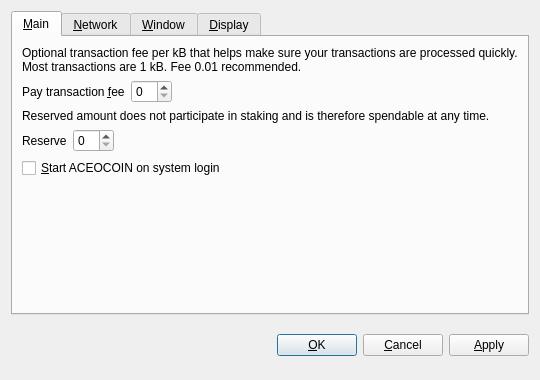
<?xml version="1.0" encoding="UTF-8"?>
<ui version="4.0">
 <class>OptionsDialog</class>
 <widget class="QDialog" name="OptionsDialog">
  <property name="geometry">
   <rect>
    <x>0</x>
    <y>0</y>
    <width>540</width>
    <height>380</height>
   </rect>
  </property>
  <property name="windowTitle">
   <string>Options</string>
  </property>
  <property name="modal">
   <bool>true</bool>
  </property>
  <layout class="QVBoxLayout" name="verticalLayout">
   <item>
    <widget class="QTabWidget" name="tabWidget">
     <property name="tabPosition">
      <enum>QTabWidget::North</enum>
     </property>
     <property name="currentIndex">
      <number>0</number>
     </property>
     <widget class="QWidget" name="tabMain">
      <attribute name="title">
       <string>&amp;Main</string>
      </attribute>
      <layout class="QVBoxLayout" name="verticalLayout_Main">
       <item>
        <widget class="QLabel" name="transactionFeeInfoLabel">
         <property name="text">
          <string>Optional transaction fee per kB that helps make sure your transactions are processed quickly. Most transactions are 1 kB. Fee 0.01 recommended.</string>
         </property>
         <property name="textFormat">
          <enum>Qt::PlainText</enum>
         </property>
         <property name="wordWrap">
          <bool>true</bool>
         </property>
        </widget>
       </item>
       <item>
        <layout class="QHBoxLayout" name="horizontalLayoutFee">
         <item>
          <widget class="QLabel" name="transactionFeeLabel">
           <property name="text">
            <string>Pay transaction &amp;fee</string>
           </property>
           <property name="textFormat">
            <enum>Qt::PlainText</enum>
           </property>
           <property name="buddy">
            <cstring>transactionFee</cstring>
           </property>
          </widget>
         </item>
         <item>
          <widget class="BitcoinAmountField" name="transactionFee"/>
         </item>
         <item>
          <spacer name="horizontalSpacerFee">
           <property name="orientation">
            <enum>Qt::Horizontal</enum>
           </property>
           <property name="sizeHint" stdset="0">
            <size>
             <width>40</width>
             <height>20</height>
            </size>
           </property>
          </spacer>
         </item>
        </layout>
       </item>
       <item>
        <widget class="QLabel" name="reserveBalanceInfoLabel">
         <property name="text">
          <string>Reserved amount does not participate in staking and is therefore spendable at any time.</string>
         </property>
         <property name="textFormat">
          <enum>Qt::PlainText</enum>
         </property>
         <property name="wordWrap">
          <bool>true</bool>
         </property>
        </widget>
       </item>
       <item>
        <layout class="QHBoxLayout" name="horizontalLayoutReserveBalance">
         <item>
          <widget class="QLabel" name="reserveBalanceLabel">
           <property name="text">
            <string>Reserve</string>
           </property>
           <property name="textFormat">
            <enum>Qt::PlainText</enum>
           </property>
           <property name="buddy">
            <cstring>reserveBalance</cstring>
           </property>
          </widget>
         </item>
         <item>
          <widget class="BitcoinAmountField" name="reserveBalance"/>
         </item>
         <item>
          <spacer name="horizontalSpacerReserveBalance">
           <property name="orientation">
            <enum>Qt::Horizontal</enum>
           </property>
           <property name="sizeHint" stdset="0">
            <size>
             <width>40</width>
             <height>20</height>
            </size>
           </property>
          </spacer>
         </item>
        </layout>
       </item>
       <item>
        <widget class="QCheckBox" name="bitcoinAtStartup">
         <property name="toolTip">
          <string>Automatically start ACEOCOIN after logging in to the system.</string>
         </property>
         <property name="text">
          <string>&amp;Start ACEOCOIN on system login</string>
         </property>
        </widget>
       </item>
       <item>
        <spacer name="verticalSpacer_Main">
         <property name="orientation">
          <enum>Qt::Vertical</enum>
         </property>
         <property name="sizeHint" stdset="0">
          <size>
           <width>20</width>
           <height>40</height>
          </size>
         </property>
        </spacer>
       </item>
      </layout>
     </widget>
     <widget class="QWidget" name="tabNetwork">
      <attribute name="title">
       <string>&amp;Network</string>
      </attribute>
      <layout class="QVBoxLayout" name="verticalLayout_Network">
       <item>
        <widget class="QCheckBox" name="mapPortUpnp">
         <property name="toolTip">
          <string>Automatically open the ACEOCOIN client port on the router. This only works when your router supports UPnP and it is enabled.</string>
         </property>
         <property name="text">
          <string>Map port using &amp;UPnP</string>
         </property>
        </widget>
       </item>
       <item>
        <widget class="QCheckBox" name="connectSocks">
         <property name="toolTip">
          <string>Connect to the ACEOCOIN network through a SOCKS proxy (e.g. when connecting through Tor).</string>
         </property>
         <property name="text">
          <string>&amp;Connect through SOCKS proxy:</string>
         </property>
        </widget>
       </item>
       <item>
        <layout class="QHBoxLayout" name="horizontalLayout_Network">
         <item>
          <widget class="QLabel" name="proxyIpLabel">
           <property name="text">
            <string>Proxy &amp;IP:</string>
           </property>
           <property name="textFormat">
            <enum>Qt::PlainText</enum>
           </property>
           <property name="buddy">
            <cstring>proxyIp</cstring>
           </property>
          </widget>
         </item>
         <item>
          <widget class="QValidatedLineEdit" name="proxyIp">
           <property name="maximumSize">
            <size>
             <width>140</width>
             <height>16777215</height>
            </size>
           </property>
           <property name="toolTip">
            <string>IP address of the proxy (e.g. 127.0.0.1)</string>
           </property>
          </widget>
         </item>
         <item>
          <widget class="QLabel" name="proxyPortLabel">
           <property name="text">
            <string>&amp;Port:</string>
           </property>
           <property name="textFormat">
            <enum>Qt::PlainText</enum>
           </property>
           <property name="buddy">
            <cstring>proxyPort</cstring>
           </property>
          </widget>
         </item>
         <item>
          <widget class="QLineEdit" name="proxyPort">
           <property name="maximumSize">
            <size>
             <width>55</width>
             <height>16777215</height>
            </size>
           </property>
           <property name="toolTip">
            <string>Port of the proxy (e.g. 9050)</string>
           </property>
          </widget>
         </item>
         <item>
          <widget class="QLabel" name="socksVersionLabel">
           <property name="text">
            <string>SOCKS &amp;Version:</string>
           </property>
           <property name="textFormat">
            <enum>Qt::PlainText</enum>
           </property>
           <property name="buddy">
            <cstring>socksVersion</cstring>
           </property>
          </widget>
         </item>
         <item>
          <widget class="QValueComboBox" name="socksVersion">
           <property name="toolTip">
            <string>SOCKS version of the proxy (e.g. 5)</string>
           </property>
          </widget>
         </item>
         <item>
          <spacer name="horizontalSpacer_Network">
           <property name="orientation">
            <enum>Qt::Horizontal</enum>
           </property>
           <property name="sizeHint" stdset="0">
            <size>
             <width>40</width>
             <height>20</height>
            </size>
           </property>
          </spacer>
         </item>
        </layout>
       </item>
       <item>
        <spacer name="verticalSpacer_Network">
         <property name="orientation">
          <enum>Qt::Vertical</enum>
         </property>
         <property name="sizeHint" stdset="0">
          <size>
           <width>20</width>
           <height>40</height>
          </size>
         </property>
        </spacer>
       </item>
      </layout>
     </widget>
     <widget class="QWidget" name="tabWindow">
      <attribute name="title">
       <string>&amp;Window</string>
      </attribute>
      <layout class="QVBoxLayout" name="verticalLayout_Window">
       <item>
        <widget class="QCheckBox" name="minimizeToTray">
         <property name="toolTip">
          <string>Show only a tray icon after minimizing the window.</string>
         </property>
         <property name="text">
          <string>&amp;Minimize to the tray instead of the taskbar</string>
         </property>
        </widget>
       </item>
       <item>
        <widget class="QCheckBox" name="minimizeOnClose">
         <property name="toolTip">
          <string>Minimize instead of exit the application when the window is closed. When this option is enabled, the application will be closed only after selecting Quit in the menu.</string>
         </property>
         <property name="text">
          <string>M&amp;inimize on close</string>
         </property>
        </widget>
       </item>
       <item>
        <spacer name="verticalSpacer_Window">
         <property name="orientation">
          <enum>Qt::Vertical</enum>
         </property>
         <property name="sizeHint" stdset="0">
          <size>
           <width>20</width>
           <height>40</height>
          </size>
         </property>
        </spacer>
       </item>
      </layout>
     </widget>
     <widget class="QWidget" name="tabDisplay">
      <attribute name="title">
       <string>&amp;Display</string>
      </attribute>
      <layout class="QVBoxLayout" name="verticalLayout_Display">
       <item>
        <layout class="QHBoxLayout" name="horizontalLayout_1_Display">
         <item>
          <widget class="QLabel" name="langLabel">
           <property name="text">
            <string>User Interface &amp;language:</string>
           </property>
           <property name="textFormat">
            <enum>Qt::PlainText</enum>
           </property>
           <property name="buddy">
            <cstring>lang</cstring>
           </property>
          </widget>
         </item>
         <item>
          <widget class="QValueComboBox" name="lang">
           <property name="toolTip">
            <string>The user interface language can be set here. This setting will take effect after restarting ACEOCOIN.</string>
           </property>
          </widget>
         </item>
        </layout>
       </item>
       <item>
        <layout class="QHBoxLayout" name="horizontalLayout_2_Display">
         <item>
          <widget class="QLabel" name="unitLabel">
           <property name="text">
            <string>&amp;Unit to show amounts in:</string>
           </property>
           <property name="textFormat">
            <enum>Qt::PlainText</enum>
           </property>
           <property name="buddy">
            <cstring>unit</cstring>
           </property>
          </widget>
         </item>
         <item>
          <widget class="QValueComboBox" name="unit">
           <property name="toolTip">
            <string>Choose the default subdivision unit to show in the interface and when sending coins.</string>
           </property>
          </widget>
         </item>
        </layout>
       </item>
       <item>
        <widget class="QCheckBox" name="displayAddresses">
         <property name="toolTip">
          <string>Whether to show ACEOCOIN addresses in the transaction list or not.</string>
         </property>
         <property name="text">
          <string>&amp;Display addresses in transaction list</string>
         </property>
        </widget>
       </item>
       <item>
        <widget class="QCheckBox" name="coinControlFeatures">
         <property name="toolTip">
          <string>Whether to show coin control features or not.</string>
         </property>
         <property name="text">
          <string>Display coin &amp;control features (experts only!)</string>
         </property>
        </widget>
       </item>
       <item>
        <spacer name="verticalSpacer_Display">
         <property name="orientation">
          <enum>Qt::Vertical</enum>
         </property>
         <property name="sizeHint" stdset="0">
          <size>
           <width>20</width>
           <height>40</height>
          </size>
         </property>
        </spacer>
       </item>
      </layout>
     </widget>
    </widget>
   </item>
   <item>
    <layout class="QHBoxLayout" name="horizontalLayout_Buttons">
     <item>
      <spacer name="horizontalSpacer_1">
       <property name="orientation">
        <enum>Qt::Horizontal</enum>
       </property>
       <property name="sizeHint" stdset="0">
        <size>
         <width>40</width>
         <height>48</height>
        </size>
       </property>
      </spacer>
     </item>
     <item>
      <widget class="QLabel" name="statusLabel">
       <property name="font">
        <font>
         <weight>75</weight>
         <bold>true</bold>
        </font>
       </property>
       <property name="text">
        <string/>
       </property>
       <property name="textFormat">
        <enum>Qt::PlainText</enum>
       </property>
       <property name="wordWrap">
        <bool>true</bool>
       </property>
      </widget>
     </item>
     <item>
      <spacer name="horizontalSpacer_2">
       <property name="orientation">
        <enum>Qt::Horizontal</enum>
       </property>
       <property name="sizeHint" stdset="0">
        <size>
         <width>40</width>
         <height>48</height>
        </size>
       </property>
      </spacer>
     </item>
     <item>
      <widget class="QPushButton" name="okButton">
       <property name="text">
        <string>&amp;OK</string>
       </property>
      </widget>
     </item>
     <item>
      <widget class="QPushButton" name="cancelButton">
       <property name="text">
        <string>&amp;Cancel</string>
       </property>
       <property name="autoDefault">
        <bool>false</bool>
       </property>
      </widget>
     </item>
     <item>
      <widget class="QPushButton" name="applyButton">
       <property name="text">
        <string>&amp;Apply</string>
       </property>
       <property name="autoDefault">
        <bool>false</bool>
       </property>
      </widget>
     </item>
    </layout>
   </item>
  </layout>
 </widget>
 <customwidgets>
  <customwidget>
   <class>BitcoinAmountField</class>
   <extends>QSpinBox</extends>
   <header>bitcoinamountfield.h</header>
  </customwidget>
  <customwidget>
   <class>QValueComboBox</class>
   <extends>QComboBox</extends>
   <header>qvaluecombobox.h</header>
  </customwidget>
  <customwidget>
   <class>QValidatedLineEdit</class>
   <extends>QLineEdit</extends>
   <header>qvalidatedlineedit.h</header>
  </customwidget>
 </customwidgets>
 <resources/>
 <connections/>
</ui>
